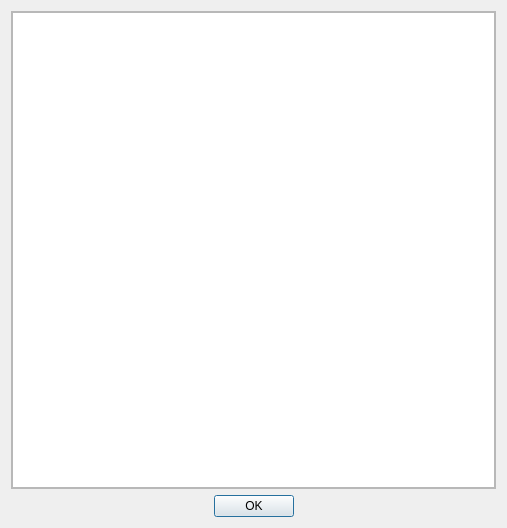
<?xml version="1.0" encoding="UTF-8"?>
<ui version="4.0">
 <class>PluginDocDialog</class>
 <widget class="QDialog" name="PluginDocDialog">
  <property name="geometry">
   <rect>
    <x>0</x>
    <y>0</y>
    <width>507</width>
    <height>528</height>
   </rect>
  </property>
  <property name="windowTitle">
   <string>Dialog</string>
  </property>
  <property name="modal">
   <bool>true</bool>
  </property>
  <layout class="QVBoxLayout" name="verticalLayout">
   <item>
    <widget class="QScrollArea" name="pluginDocScrollArea">
     <property name="widgetResizable">
      <bool>true</bool>
     </property>
     <widget class="QTextBrowser" name="pluginDocText">
      <property name="geometry">
       <rect>
        <x>0</x>
        <y>0</y>
        <width>487</width>
        <height>477</height>
       </rect>
      </property>
      <property name="textInteractionFlags">
       <set>Qt::LinksAccessibleByMouse|Qt::TextEditable|Qt::TextEditorInteraction|Qt::TextSelectableByKeyboard|Qt::TextSelectableByMouse</set>
      </property>
      <property name="openExternalLinks">
       <bool>true</bool>
      </property>
     </widget>
    </widget>
   </item>
   <item>
    <widget class="QDialogButtonBox" name="buttonBox">
     <property name="orientation">
      <enum>Qt::Horizontal</enum>
     </property>
     <property name="standardButtons">
      <set>QDialogButtonBox::Ok</set>
     </property>
     <property name="centerButtons">
      <bool>true</bool>
     </property>
    </widget>
   </item>
  </layout>
 </widget>
 <resources/>
 <connections>
  <connection>
   <sender>buttonBox</sender>
   <signal>accepted()</signal>
   <receiver>PluginDocDialog</receiver>
   <slot>accept()</slot>
   <hints>
    <hint type="sourcelabel">
     <x>253</x>
     <y>506</y>
    </hint>
    <hint type="destinationlabel">
     <x>253</x>
     <y>263</y>
    </hint>
   </hints>
  </connection>
 </connections>
</ui>
